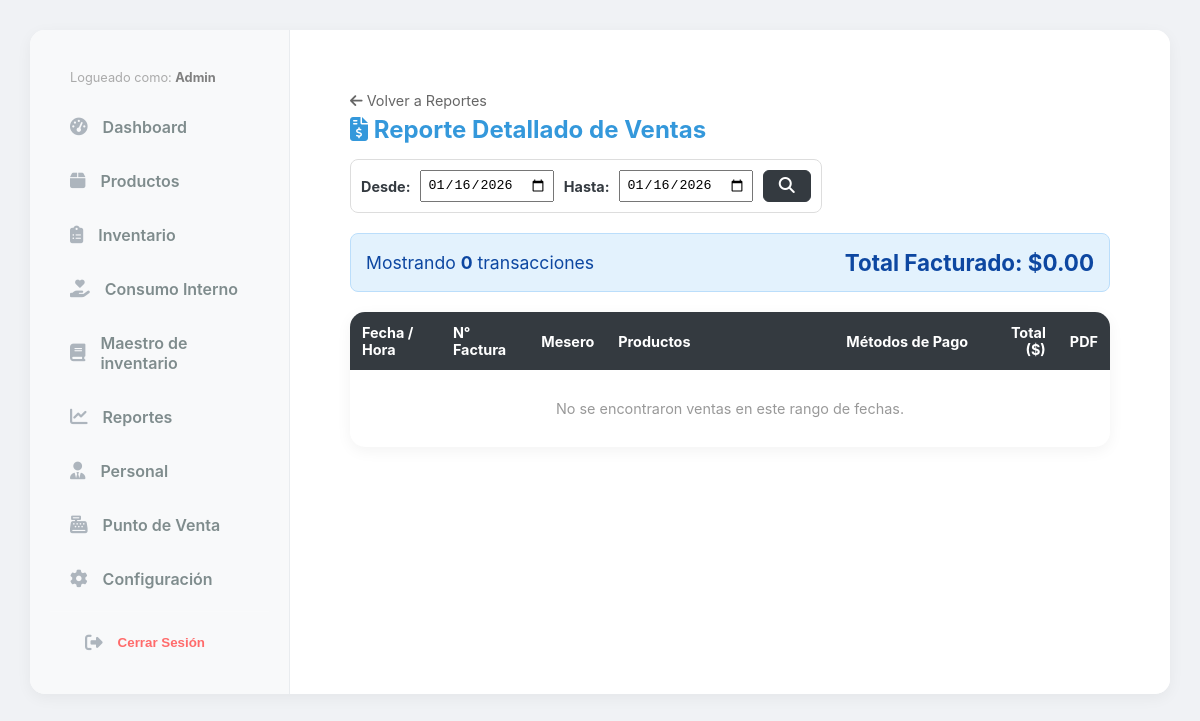
/reportes/ventas-detalle/ (signed in), run on an earlier commit of the app's database.
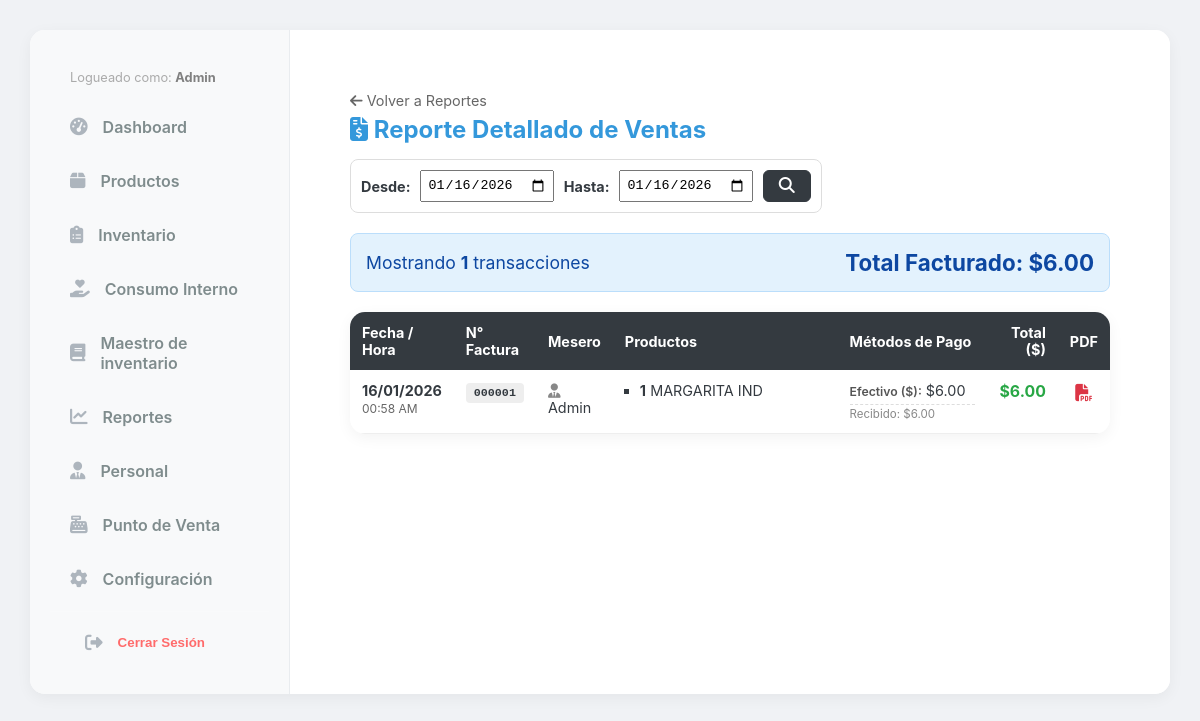
And on a later commit of the database.
### tables/models.py (models this page shows, shortened)
class Venta(models.Model):
    METODOS_PAGO = [
        ('EFECTIVO_USD', 'Efectivo ($)'),
        ('EFECTIVO_BS', 'Efectivo (Bs)'),
        ('PAGO_MOVIL', 'Pago Móvil'),
        ('PUNTO', 'Punto de Venta'),
        ('ZELLE', 'Zelle'),
        ('MIXTO', 'Mixto'),
    ]
    fecha = models.DateTimeField(auto_now_add=True)
    codigo_factura = models.CharField(max_length=20, unique=True)
    total = models.DecimalField(max_digits=10, decimal_places=2, verbose_name="Total Facturado")
    metodo_pago = models.CharField(max_length=20, choices=METODOS_PAGO)
    mesero = models.ForeignKey(User, on_delete=models.SET_NULL, null=True, related_name='ventas_realizadas')
    mesa_numero = models.IntegerField()
    monto_recibido = models.DecimalField(max_digits=10, decimal_places=2, default=0, help_text="Cuánto dinero entregó el cliente")
    propina = models.DecimalField(max_digits=10, decimal_places=2, default=0, help_text="Monto excedente asignado a propina")

class DetalleVenta(models.Model):
    venta = models.ForeignKey(Venta, on_delete=models.CASCADE, related_name='detalles')
    producto = models.ForeignKey(Producto, on_delete=models.SET_NULL, null=True)
    nombre_producto = models.CharField(max_length=100) # Guardamos el nombre por si borran el producto luego
    cantidad = models.IntegerField()
    precio_unitario = models.DecimalField(max_digits=10, decimal_places=2)
    subtotal = models.DecimalField(max_digits=10, decimal_places=2)

class Pago(models.Model):
    METODOS = [
        ('EFECTIVO_USD', 'Efectivo ($)'),
        ('EFECTIVO_BS', 'Efectivo (Bs)'), # Opcional, si quieres registrarlo separado
        ('PAGO_MOVIL', 'Pago Móvil'),
        ('PUNTO', 'Punto de Venta'),
        ('ZELLE', 'Zelle'),
    ]
    venta = models.ForeignKey(Venta, on_delete=models.CASCADE, related_name='pagos')
    metodo = models.CharField(max_length=20, choices=METODOS)
    monto = models.DecimalField(max_digits=10, decimal_places=2, help_text="Monto abonado en USD")
    referencia = models.CharField(max_length=50, blank=True, null=True, help_text="Ref bancaria si aplica")

### reports/views.py (the view)
# urls.py: path('ventas-detalle/', views.reporte_ventas_detalle, name='reporte_ventas_detalle'),
@staff_member_required
def reporte_ventas_detalle(request):
    fecha_inicio = request.GET.get('fecha_inicio', timezone.now().strftime('%Y-%m-%d'))
    fecha_fin = request.GET.get('fecha_fin', timezone.now().strftime('%Y-%m-%d'))
    ventas = Venta.objects.filter(
        fecha__date__range=[fecha_inicio, fecha_fin]
    ).select_related('mesero').prefetch_related(
        'detalles', # Trae los productos
        'pagos'     # Trae el desglose de pagos
    ).order_by('-fecha')
    total_periodo = ventas.aggregate(Sum('total'))['total__sum'] or 0
    context = {
        'ventas': ventas,
        'fecha_inicio': fecha_inicio,
        'fecha_fin': fecha_fin,
        'total_periodo': total_periodo
    }
    return render(request, 'reports/sales_detail_report.html', context)

### core/context_processors.py (called while the page is built)
def configuracion_global(request):
    return {
        'config': Configuracion.get_solo()
    }

### core/models.py (called while the page is built)
    @classmethod
    def get_solo(cls):
        obj, created = cls.objects.get_or_create(id=1)
        return obj

### reports/templates/reports/sales_detail_report.html (shortened to what the changed rows need)
{% extends 'base.html' %}
{% load static %}
{% block content %}
<div style="padding: 20px; max-width: 1400px; margin: 0 auto;">
    <div style="display: flex; justify-content: space-between; align-items: center; margin-bottom: 20px; flex-wrap: wrap; gap: 15px;">
        <div>
            <h2 style="color: var(--primary-blue); margin: 5px 0 0 0;">
                <i class="fas fa-file-invoice-dollar"></i> Reporte Detallado de Ventas
            </h2>
        </div>
    </div>
    <div style="background: #e3f2fd; color: #0d47a1; padding: 15px; border-radius: 8px; margin-bottom: 20px; border: 1px solid #bbdefb; display: flex; justify-content: space-between; align-items: center;">
        <span style="font-size: 1.1em;">Mostrando <b>{{ ventas.count }}</b> transacciones</span>
        <span style="font-size: 1.4em; font-weight: bold;">Total Facturado: ${{ total_periodo|floatformat:2 }}</span>
    </div>
    <div class="card-style" style="padding: 0; overflow-x: auto;">
        <table style="width: 100%; border-collapse: collapse; font-size: 0.9em;">
            <thead>
                <tr style="background: #343a40; color: white; text-align: left;">
                    <th style="padding: 12px;">Fecha / Hora</th>
                    <th style="padding: 12px;">N° Factura</th>
                    <th style="padding: 12px;">Mesero</th>
                    <th style="padding: 12px; width: 30%;">Productos</th>
                    <th style="padding: 12px; width: 20%;">Métodos de Pago</th>
                    <th style="padding: 12px; text-align: right;">Total ($)</th>
                    <th style="padding: 12px; text-align: center;">PDF</th>
                </tr>
            </thead>
            <tbody>
                {% for venta in ventas %}
                <tr style="border-bottom: 1px solid #eee; hover: background-color: #f9f9f9;">
                    <td style="padding: 12px; white-space: nowrap; vertical-align: top;">
                        <div style="font-weight: bold;">{{ venta.fecha|date:"d/m/Y" }}</div>
                        <small style="color: #666;">{{ venta.fecha|date:"H:i A" }}</small>
                    </td>
                    <td style="padding: 12px; vertical-align: top;">
                        <span style="background: #eee; padding: 3px 8px; border-radius: 4px; font-family: monospace; font-weight: bold;">
                            {{ venta.codigo_factura }}
                        </span>
                    </td>
                    <td style="padding: 12px; vertical-align: top;">
                        {% if venta.mesero %}
                            <i class="fas fa-user-tie" style="color: #888;"></i> {{ venta.mesero.username|title }}
                        {% else %}
                            <span style="color: #999;">--</span>
                        {% endif %}
                    </td>
                    <td style="padding: 12px; vertical-align: top;">
                        <ul style="margin: 0; padding-left: 15px; list-style-type: square;">
                            {% for det in venta.detalles.all %}
                                <li style="margin-bottom: 2px;">
                                    <b>{{ det.cantidad }}</b> {{ det.nombre_producto }}
                                </li>
                            {% endfor %}
                        </ul>
                    </td>
                    <td style="padding: 12px; vertical-align: top;">
                        {% if venta.pagos.exists %}
                            {% for pago in venta.pagos.all %}
                                <div style="margin-bottom: 3px;">
                                    <span style="font-weight: 600; font-size: 0.85em; color: #555;">{{ pago.get_metodo_display }}:</span>
                                    ${{ pago.monto }}
                                </div>
                            {% endfor %}
                            <div style="margin-top: 5px; font-size: 0.8em; color: #888; border-top: 1px dashed #ddd; padding-top: 2px;">
                                Recibido: ${{ venta.monto_recibido }}
                            </div>
                        {% else %}
                            {{ venta.get_metodo_pago_display }}
                        {% endif %}
                    </td>
                    <td style="padding: 12px; text-align: right; vertical-align: top;">
                        <b style="color: #28a745; font-size: 1.1em;">${{ venta.total|floatformat:2 }}</b>
                    </td>
                    <td style="padding: 12px; text-align: center; vertical-align: top;">
                        <a href="{% url 'generar_factura_pdf' venta.id %}" target="_blank" title="Ver Factura PDF"
                           style="color: #dc3545; font-size: 1.2em;">
                            <i class="fas fa-file-pdf"></i>
                        </a>
                    </td>
                </tr>
                {% empty %}
                <tr>
                    <td colspan="7" style="padding: 30px; text-align: center; color: #999;">
                        No se encontraron ventas en este rango de fechas.
                    </td>
                </tr>
                {% endfor %}
            </tbody>
        </table>
    </div>
</div>
{% endblock %}

What changed in the data, as far as the page shows it:
now on this page (row edited): Venta: fecha "16/01/2026", fecha "00:58 AM", codigo_factura "000001", mesero.username "Admin", monto_recibido "6.00", total "6.00"
now on this page (row edited): DetalleVenta: cantidad "1", nombre_producto "MARGARITA IND"
now on this page (row edited): Pago: metodo "Efectivo ($)", monto "6.00"
Also different on the page:
{{ ventas.count }}: "0" → "1"
{{ total_periodo|floatformat:2 }}: "0.00" → "6.00"
text no longer shown: "No se encontraron ventas en este rango de fechas."
